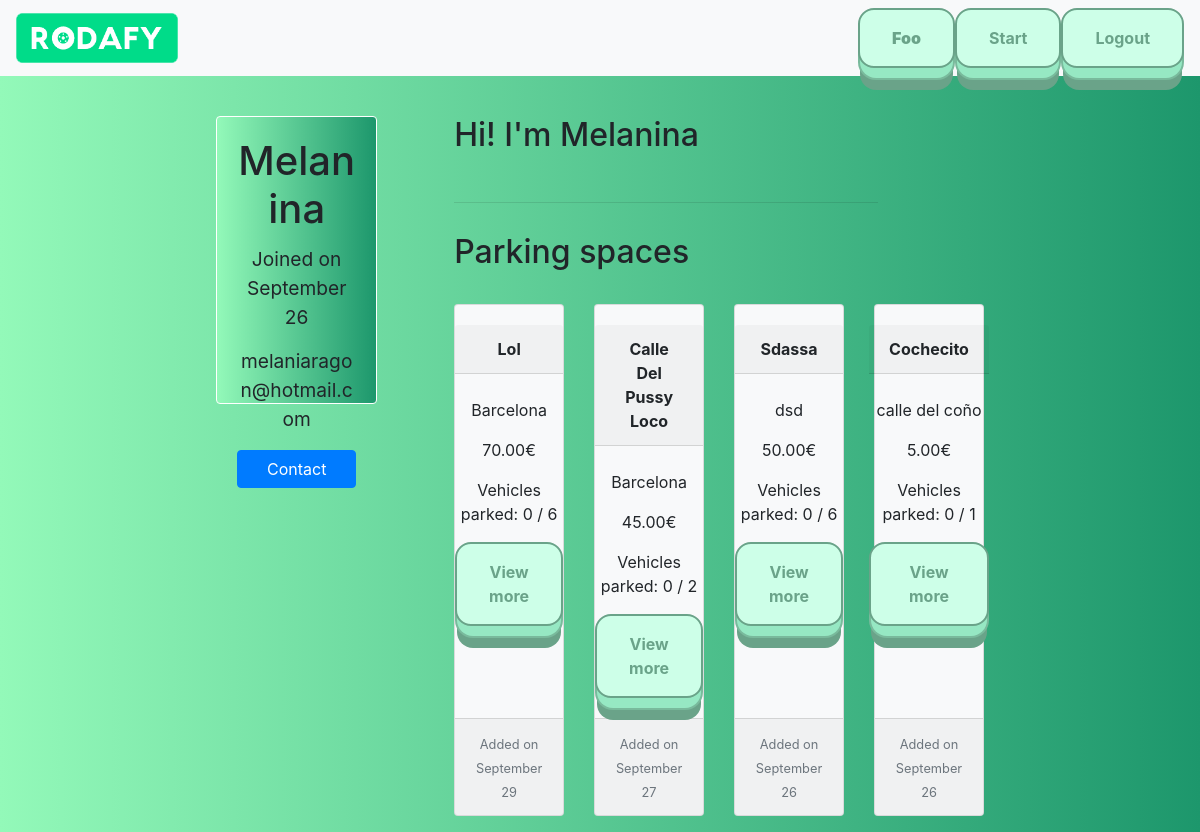
Screenshot of /profile/melanina (signed in) with the database file from the repository.
### rodafy/models.py (models this page shows)
class User(AbstractUser):
    pass

class Parking_Space(models.Model):
    user = models.ForeignKey('User', on_delete=models.CASCADE, default=None)
    title = models.CharField(default=None, max_length=40)
    length = models.IntegerField(default=None)
    width = models.IntegerField(default=None)
    address = models.CharField(default=None, max_length=140)
    price = models.DecimalField(default=None, max_digits=5, decimal_places=2)
    amount_vehicles_allowed = models.IntegerField(default=None)
    amount_vehicles_current = models.IntegerField(default="0", null=True, blank=True)
    description = models.CharField(default=None, max_length=500)
    created = models.DateTimeField(default=datetime.now())

### rodafy/views.py (the view)
# urls.py: path("profile/<str:username>", views.profile, name="profile"),
def profile(request, username):
    if request.method == 'GET':
        currentuser = request.user
        profileuser = get_object_or_404(User, username=username)
        parking = Parking_Space.objects.filter(user=profileuser).order_by('id').reverse()
        if request.user.is_anonymous:
            return redirect('login')
        else:
            context = {
                'profileuser': profileuser,
                'parking': parking,
            }
            return render(request, "rodafy/profile.html", context)

### rodafy/templates/rodafy/profile.html (shortened to what this page needs)
{% extends "rodafy/layout.html" %}
{% load static %}
{% block body %}
{% if user.is_authenticated %}
<div class="profile">
<div class="card-index" style="width: 18rem; height: 18rem; float: left; margin-right: 10%;">
    <div class="card-body">
      <h1 class="card-title">{{profileuser.username|title}}</h1>
      <p>Joined on {{profileuser.date_joined | date:"F d"}}</p>
      <p>{{profileuser.email}}</p>
      <a href="mailto:{{profileuser.email}}" class="btn btn-primary">Contact</a>
    </div>
  </div>
<div id=profile-content>
  <h2 id=profile-title>Hi! I'm {{profileuser.username|title}}</h2><br>
    <hr style="width:80%;text-align:left;margin-left:0; margin-bottom: 30px;">
        <h2>Parking spaces</h2><br>
    <div class="card-deck" style="text-align: left;">
    {% for Parking_Space in parking %}
        <div class="card bg-light mb-3" style="max-width: 18rem; background-color: red;">
          <div class="card-body">
            <div class="card-header"><strong>{{Parking_Space.title|title}}</strong></div><br>
            <p class="card-text">{{Parking_Space.address}}</p>
            <p class="card-text">{{Parking_Space.price}}€</p>
            <p class="card-text">Vehicles parked: {{Parking_Space.amount_vehicles_current}} / {{Parking_Space.amount_vehicles_allowed}}</p>
            <a href="{% url 'listing' id=Parking_Space.id %}">
            <button class="big-button">View more</button>
            </a>
          </div>
          <div class="card-footer">
            <small class="text-muted">Added on {{Parking_Space.created | date:"F d"}}</small>
          </div>
        </div>
    {% endfor %}
</div>
</div>
{% else %}
<a class="btn btn-primary" href="{% url 'register' %}">Register here!</a>
{% endif %}
{% endblock %}

### rodafy/templates/rodafy/layout.html (shortened to what this page needs)
{% load static %}
<!DOCTYPE html>
<html lang="en">
    <head>
        <link href="{% static 'rodafy/css/styles.css' %}" rel="stylesheet">
        <link rel="stylesheet" href="https://stackpath.bootstrapcdn.com/bootstrap/4.4.1/css/bootstrap.min.css">
    </head>
<body>
    <nav class="navbar navbar-light bg-light" >
        <a class="navbar-brand" href="{% url 'index' %}">
          <img src="{% static 'rodafy/images/rodafypng.png' %}" width="60%" height="60%" class="d-inline-block align-top" alt="">
          </a>
          <ul class="nav justify-content-end">
            {% if user.is_authenticated %}
            <li class="nav-item">
              <a href="{% url 'profile' username=user.username %}">
                <button class="big-button"><strong>{{request.user.username|title}}</strong></button>
              </a>
            </li>
            <li class="nav-item">
              <a href="{% url 'index' %}">
                <button class="big-button">Start</button>
              </a>
            </li>
            <li class="nav-item">
              <a href="{% url 'logout' %}">
                <button class="big-button">Logout</button>
              </a>
              </li>
            {% endif %}
          </ul>
      </nav>
<div class="body-content">
{% block body %}
{% endblock %}
</div>
</body>
<link href="https://cdnjs.cloudflare.com/ajax/libs/font-awesome/4.7.0/css/font-awesome.css" type="text/css" rel="stylesheet">
</html>

### rodafy/static/rodafy/css/styles.css (style rules this page uses)
body { background: #1D976C; background: -webkit-linear-gradient(to right, #93F9B9, #1D976C); background: linear-gradient(to right, #93F9B9, #1D976C); }
.body-content { width: 80%; margin-left: 10%; margin-right: 10%; margin-top: 40px; }
.btn-primary { width: 100%; }
.card { width: 40%; text-align: center; display:block; float:left; border-radius: 25%; border-color: #fff; align-items: center; }
.card-index { position: relative; display: -webkit-box; display: -ms-flexbox; display: flex; -webkit-box-orient: vertical; -webkit-box-direction: normal; -ms-flex-direction: column; flex-direction: column; min-width: 0; word-wrap: break-word; background: #1D976C; background: -webkit-linear-gradient(to right, #93F9B9, #1D976C); background: linear-gradient(to right, #93F9B9, #1D976C); background-clip: border-box; border: 2px solid white; box-shadow: #fff; border-radius: .25rem; margin-bottom: 25px; width: 40%; border: 1px solid white; float: left; text-align: center; font-size: 120%; }
.profile { width: 80%; margin-right: 10%; margin-left: 10%; display: flex; }
:root { --backgroundColor: rgba(246, 241, 209); --colorShadeA: rgb(106, 163, 137); --colorShadeB: rgb(121, 186, 156); --colorShadeC: rgb(150, 232, 195); --colorShadeD: rgb(187, 232, 211); --colorShadeE: rgb(205, 255, 232); }
* { box-sizing: border-box; }
*::before, *::after { box-sizing: border-box; }
button { position: relative; display: inline-block; cursor: pointer; outline: none; border: 0; vertical-align: middle; text-decoration: none; font-size: 1.5rem; color:var(--colorShadeA); font-weight: 700; text-transform: uppercase; font-family: inherit; }
button.big-button { padding: 1em 2em; border: 2px solid var(--colorShadeA); border-radius: 1em; background: var(--colorShadeE); transform-style: preserve-3d; transition: all 175ms cubic-bezier(0, 0, 1, 1); }
button.big-button::before { position: absolute; content: ''; width: 100%; height: 100%; top: 0; left: 0; right: 0; bottom: 0; background: var(--colorShadeC); border-radius: inherit; box-shadow: 0 0 0 2px var(--colorShadeB), 0 0.75em 0 0 var(--colorShadeA); transform: translate3d(0, 0.75em, -1em); transition: all 175ms cubic-bezier(0, 0, 1, 1); }

### rows the page displays
User: user.username "Foo"
User: username "Melanina", date_joined "September 26", email "melaniaragon@hotmail.com"
Parking_Space: title "Lol", address "Barcelona", price "70.00", amount_vehicles_current "0", amount_vehicles_allowed "6", created "September 29"
Parking_Space: title "Calle Del Pussy Loco", address "Barcelona", price "45.00", amount_vehicles_current "0", amount_vehicles_allowed "2", created "September 27"
Parking_Space: title "Sdassa", address "dsd", price "50.00", amount_vehicles_current "0", amount_vehicles_allowed "6", created "September 26"
Parking_Space: title "Cochecito", address "calle del coño", price "5.00", amount_vehicles_current "0", amount_vehicles_allowed "1", created "September 26"
